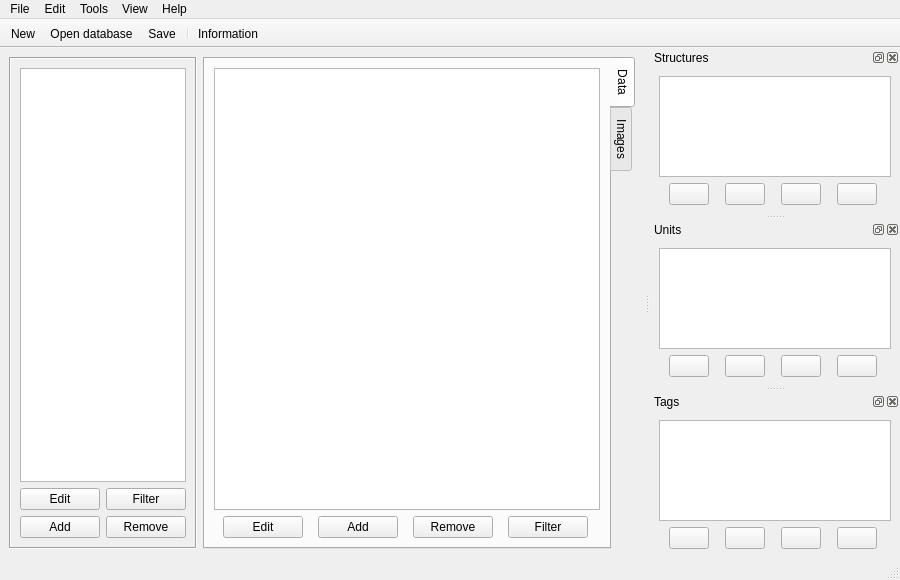
<?xml version="1.0" encoding="UTF-8"?>
<ui version="4.0">
 <class>MainWindow</class>
 <widget class="QMainWindow" name="MainWindow">
  <property name="geometry">
   <rect>
    <x>0</x>
    <y>0</y>
    <width>900</width>
    <height>580</height>
   </rect>
  </property>
  <property name="windowTitle">
   <string>PySDB Structural database</string>
  </property>
  <property name="windowIcon">
   <iconset resource="pysdb3.qrc">
    <normaloff>:/icons/pysdb3.png</normaloff>:/icons/pysdb3.png</iconset>
  </property>
  <property name="dockOptions">
   <set>QMainWindow::AllowTabbedDocks|QMainWindow::AnimatedDocks</set>
  </property>
  <widget class="QWidget" name="centralWidget">
   <layout class="QGridLayout" name="gridLayout_3">
    <item row="0" column="0">
     <widget class="QFrame" name="siteFrame">
      <property name="sizePolicy">
       <sizepolicy hsizetype="Expanding" vsizetype="Expanding">
        <horstretch>1</horstretch>
        <verstretch>0</verstretch>
       </sizepolicy>
      </property>
      <property name="frameShape">
       <enum>QFrame::Box</enum>
      </property>
      <property name="frameShadow">
       <enum>QFrame::Sunken</enum>
      </property>
      <layout class="QVBoxLayout" name="verticalLayout_7">
       <item>
        <widget class="QTableView" name="sitesView">
         <property name="sizePolicy">
          <sizepolicy hsizetype="Expanding" vsizetype="Expanding">
           <horstretch>0</horstretch>
           <verstretch>0</verstretch>
          </sizepolicy>
         </property>
         <property name="maximumSize">
          <size>
           <width>16777215</width>
           <height>16777215</height>
          </size>
         </property>
         <property name="selectionBehavior">
          <enum>QAbstractItemView::SelectRows</enum>
         </property>
         <attribute name="horizontalHeaderStretchLastSection">
          <bool>true</bool>
         </attribute>
         <attribute name="verticalHeaderVisible">
          <bool>false</bool>
         </attribute>
         <attribute name="verticalHeaderDefaultSectionSize">
          <number>22</number>
         </attribute>
        </widget>
       </item>
       <item>
        <layout class="QGridLayout" name="gridLayout">
         <item row="0" column="0">
          <widget class="QPushButton" name="pushSiteEdit">
           <property name="sizePolicy">
            <sizepolicy hsizetype="Fixed" vsizetype="Fixed">
             <horstretch>0</horstretch>
             <verstretch>0</verstretch>
            </sizepolicy>
           </property>
           <property name="text">
            <string>Edit</string>
           </property>
          </widget>
         </item>
         <item row="0" column="1">
          <widget class="QPushButton" name="pushSiteFilter">
           <property name="sizePolicy">
            <sizepolicy hsizetype="Fixed" vsizetype="Fixed">
             <horstretch>0</horstretch>
             <verstretch>0</verstretch>
            </sizepolicy>
           </property>
           <property name="text">
            <string>Filter</string>
           </property>
           <property name="icon">
            <iconset resource="pysdb3.qrc">
             <normaloff>:/icons/edit-find.svg</normaloff>:/icons/edit-find.svg</iconset>
           </property>
           <property name="checkable">
            <bool>true</bool>
           </property>
          </widget>
         </item>
         <item row="1" column="0">
          <widget class="QPushButton" name="pushSiteAdd">
           <property name="sizePolicy">
            <sizepolicy hsizetype="Fixed" vsizetype="Fixed">
             <horstretch>0</horstretch>
             <verstretch>0</verstretch>
            </sizepolicy>
           </property>
           <property name="text">
            <string>Add</string>
           </property>
          </widget>
         </item>
         <item row="1" column="1">
          <widget class="QPushButton" name="pushSiteRemove">
           <property name="sizePolicy">
            <sizepolicy hsizetype="Fixed" vsizetype="Fixed">
             <horstretch>0</horstretch>
             <verstretch>0</verstretch>
            </sizepolicy>
           </property>
           <property name="text">
            <string>Remove</string>
           </property>
          </widget>
         </item>
        </layout>
       </item>
      </layout>
     </widget>
    </item>
    <item row="0" column="1">
     <widget class="QTabWidget" name="tabWidget">
      <property name="sizePolicy">
       <sizepolicy hsizetype="Expanding" vsizetype="Expanding">
        <horstretch>5</horstretch>
        <verstretch>0</verstretch>
       </sizepolicy>
      </property>
      <property name="tabPosition">
       <enum>QTabWidget::East</enum>
      </property>
      <property name="tabShape">
       <enum>QTabWidget::Rounded</enum>
      </property>
      <property name="currentIndex">
       <number>0</number>
      </property>
      <property name="tabsClosable">
       <bool>false</bool>
      </property>
      <widget class="QWidget" name="tab_data">
       <attribute name="title">
        <string>Data</string>
       </attribute>
       <layout class="QVBoxLayout" name="verticalLayout_8">
        <item>
         <widget class="QTableView" name="dataView">
          <property name="sizePolicy">
           <sizepolicy hsizetype="Expanding" vsizetype="Expanding">
            <horstretch>0</horstretch>
            <verstretch>0</verstretch>
           </sizepolicy>
          </property>
          <property name="selectionBehavior">
           <enum>QAbstractItemView::SelectRows</enum>
          </property>
          <attribute name="horizontalHeaderStretchLastSection">
           <bool>true</bool>
          </attribute>
          <attribute name="verticalHeaderVisible">
           <bool>false</bool>
          </attribute>
          <attribute name="verticalHeaderDefaultSectionSize">
           <number>22</number>
          </attribute>
         </widget>
        </item>
        <item>
         <layout class="QHBoxLayout" name="horizontalLayout_5">
          <item>
           <widget class="QPushButton" name="pushDataEdit">
            <property name="sizePolicy">
             <sizepolicy hsizetype="Fixed" vsizetype="Fixed">
              <horstretch>0</horstretch>
              <verstretch>0</verstretch>
             </sizepolicy>
            </property>
            <property name="text">
             <string>Edit</string>
            </property>
           </widget>
          </item>
          <item>
           <widget class="QPushButton" name="pushDataAdd">
            <property name="sizePolicy">
             <sizepolicy hsizetype="Fixed" vsizetype="Fixed">
              <horstretch>0</horstretch>
              <verstretch>0</verstretch>
             </sizepolicy>
            </property>
            <property name="text">
             <string>Add</string>
            </property>
           </widget>
          </item>
          <item>
           <widget class="QPushButton" name="pushDataRemove">
            <property name="sizePolicy">
             <sizepolicy hsizetype="Fixed" vsizetype="Fixed">
              <horstretch>0</horstretch>
              <verstretch>0</verstretch>
             </sizepolicy>
            </property>
            <property name="text">
             <string>Remove</string>
            </property>
           </widget>
          </item>
          <item>
           <widget class="QPushButton" name="pushDataFilter">
            <property name="sizePolicy">
             <sizepolicy hsizetype="Fixed" vsizetype="Fixed">
              <horstretch>0</horstretch>
              <verstretch>0</verstretch>
             </sizepolicy>
            </property>
            <property name="text">
             <string>Filter</string>
            </property>
            <property name="icon">
             <iconset resource="pysdb3.qrc">
              <normaloff>:/icons/edit-find.svg</normaloff>:/icons/edit-find.svg</iconset>
            </property>
            <property name="checkable">
             <bool>true</bool>
            </property>
           </widget>
          </item>
         </layout>
        </item>
       </layout>
      </widget>
      <widget class="QWidget" name="tab_images">
       <attribute name="title">
        <string>Images</string>
       </attribute>
       <layout class="QVBoxLayout" name="verticalLayout_9">
        <item>
         <widget class="QTableView" name="tableView_3"/>
        </item>
        <item>
         <layout class="QHBoxLayout" name="horizontalLayout_6">
          <item>
           <widget class="QPushButton" name="pushButton_11">
            <property name="sizePolicy">
             <sizepolicy hsizetype="Fixed" vsizetype="Fixed">
              <horstretch>0</horstretch>
              <verstretch>0</verstretch>
             </sizepolicy>
            </property>
            <property name="text">
             <string>PushButton</string>
            </property>
           </widget>
          </item>
          <item>
           <widget class="QPushButton" name="pushButton_12">
            <property name="sizePolicy">
             <sizepolicy hsizetype="Fixed" vsizetype="Fixed">
              <horstretch>0</horstretch>
              <verstretch>0</verstretch>
             </sizepolicy>
            </property>
            <property name="text">
             <string>PushButton</string>
            </property>
           </widget>
          </item>
          <item>
           <widget class="QPushButton" name="pushButton_9">
            <property name="sizePolicy">
             <sizepolicy hsizetype="Fixed" vsizetype="Fixed">
              <horstretch>0</horstretch>
              <verstretch>0</verstretch>
             </sizepolicy>
            </property>
            <property name="text">
             <string>PushButton</string>
            </property>
           </widget>
          </item>
          <item>
           <widget class="QPushButton" name="pushButton_10">
            <property name="sizePolicy">
             <sizepolicy hsizetype="Fixed" vsizetype="Fixed">
              <horstretch>0</horstretch>
              <verstretch>0</verstretch>
             </sizepolicy>
            </property>
            <property name="text">
             <string>PushButton</string>
            </property>
           </widget>
          </item>
         </layout>
        </item>
       </layout>
      </widget>
     </widget>
    </item>
   </layout>
  </widget>
  <widget class="QMenuBar" name="menubar">
   <property name="geometry">
    <rect>
     <x>0</x>
     <y>0</y>
     <width>900</width>
     <height>19</height>
    </rect>
   </property>
   <widget class="QMenu" name="menuFile">
    <property name="title">
     <string>File</string>
    </property>
    <addaction name="actionNew"/>
    <addaction name="actionOpen"/>
    <addaction name="separator"/>
    <addaction name="actionSave"/>
    <addaction name="actionSave_as"/>
    <addaction name="actionSave_template"/>
    <addaction name="separator"/>
    <addaction name="actionExport"/>
    <addaction name="separator"/>
    <addaction name="actionInformation"/>
    <addaction name="separator"/>
    <addaction name="actionQuit"/>
   </widget>
   <widget class="QMenu" name="menuEdit">
    <property name="title">
     <string>Edit</string>
    </property>
   </widget>
   <widget class="QMenu" name="menuTools">
    <property name="title">
     <string>Tools</string>
    </property>
   </widget>
   <widget class="QMenu" name="menuHelp">
    <property name="title">
     <string>Help</string>
    </property>
    <addaction name="actionAbout"/>
   </widget>
   <widget class="QMenu" name="menuView">
    <property name="title">
     <string>View</string>
    </property>
   </widget>
   <addaction name="menuFile"/>
   <addaction name="menuEdit"/>
   <addaction name="menuTools"/>
   <addaction name="menuView"/>
   <addaction name="menuHelp"/>
  </widget>
  <widget class="QStatusBar" name="statusbar"/>
  <widget class="QDockWidget" name="dockStructures">
   <property name="sizePolicy">
    <sizepolicy hsizetype="Expanding" vsizetype="Preferred">
     <horstretch>0</horstretch>
     <verstretch>1</verstretch>
    </sizepolicy>
   </property>
   <property name="minimumSize">
    <size>
     <width>200</width>
     <height>158</height>
    </size>
   </property>
   <property name="maximumSize">
    <size>
     <width>250</width>
     <height>524287</height>
    </size>
   </property>
   <property name="features">
    <set>QDockWidget::AllDockWidgetFeatures</set>
   </property>
   <property name="allowedAreas">
    <set>Qt::LeftDockWidgetArea|Qt::RightDockWidgetArea</set>
   </property>
   <property name="windowTitle">
    <string>Structures</string>
   </property>
   <attribute name="dockWidgetArea">
    <number>2</number>
   </attribute>
   <widget class="QWidget" name="dockStructuresContents">
    <layout class="QVBoxLayout" name="verticalLayout_4" stretch="0">
     <property name="rightMargin">
      <number>9</number>
     </property>
     <item>
      <layout class="QVBoxLayout" name="verticalLayout">
       <item>
        <widget class="QTableView" name="structuresView">
         <property name="sizePolicy">
          <sizepolicy hsizetype="Expanding" vsizetype="Expanding">
           <horstretch>0</horstretch>
           <verstretch>0</verstretch>
          </sizepolicy>
         </property>
         <property name="selectionMode">
          <enum>QAbstractItemView::SingleSelection</enum>
         </property>
         <property name="selectionBehavior">
          <enum>QAbstractItemView::SelectRows</enum>
         </property>
         <attribute name="horizontalHeaderVisible">
          <bool>false</bool>
         </attribute>
         <attribute name="horizontalHeaderStretchLastSection">
          <bool>true</bool>
         </attribute>
         <attribute name="verticalHeaderVisible">
          <bool>false</bool>
         </attribute>
         <attribute name="verticalHeaderDefaultSectionSize">
          <number>18</number>
         </attribute>
        </widget>
       </item>
       <item>
        <layout class="QHBoxLayout" name="horizontalLayout">
         <item>
          <widget class="QPushButton" name="pushStructuresAdd">
           <property name="sizePolicy">
            <sizepolicy hsizetype="Fixed" vsizetype="Fixed">
             <horstretch>0</horstretch>
             <verstretch>0</verstretch>
            </sizepolicy>
           </property>
           <property name="text">
            <string/>
           </property>
           <property name="icon">
            <iconset resource="pysdb3.qrc">
             <normaloff>:/icons/list-add.svg</normaloff>:/icons/list-add.svg</iconset>
           </property>
          </widget>
         </item>
         <item>
          <widget class="QPushButton" name="pushStructuresRemove">
           <property name="sizePolicy">
            <sizepolicy hsizetype="Fixed" vsizetype="Fixed">
             <horstretch>0</horstretch>
             <verstretch>0</verstretch>
            </sizepolicy>
           </property>
           <property name="text">
            <string/>
           </property>
           <property name="icon">
            <iconset resource="pysdb3.qrc">
             <normaloff>:/icons/list-remove.svg</normaloff>:/icons/list-remove.svg</iconset>
           </property>
          </widget>
         </item>
         <item>
          <widget class="QPushButton" name="pushStructuresUp">
           <property name="sizePolicy">
            <sizepolicy hsizetype="Fixed" vsizetype="Fixed">
             <horstretch>0</horstretch>
             <verstretch>0</verstretch>
            </sizepolicy>
           </property>
           <property name="text">
            <string/>
           </property>
           <property name="icon">
            <iconset resource="pysdb3.qrc">
             <normaloff>:/icons/go-up.svg</normaloff>:/icons/go-up.svg</iconset>
           </property>
          </widget>
         </item>
         <item>
          <widget class="QPushButton" name="pushStructuresDown">
           <property name="sizePolicy">
            <sizepolicy hsizetype="Fixed" vsizetype="Fixed">
             <horstretch>0</horstretch>
             <verstretch>0</verstretch>
            </sizepolicy>
           </property>
           <property name="text">
            <string/>
           </property>
           <property name="icon">
            <iconset resource="pysdb3.qrc">
             <normaloff>:/icons/go-down.svg</normaloff>:/icons/go-down.svg</iconset>
           </property>
          </widget>
         </item>
        </layout>
       </item>
      </layout>
     </item>
    </layout>
   </widget>
  </widget>
  <widget class="QDockWidget" name="dockUnits">
   <property name="sizePolicy">
    <sizepolicy hsizetype="Expanding" vsizetype="Preferred">
     <horstretch>0</horstretch>
     <verstretch>1</verstretch>
    </sizepolicy>
   </property>
   <property name="minimumSize">
    <size>
     <width>200</width>
     <height>158</height>
    </size>
   </property>
   <property name="maximumSize">
    <size>
     <width>250</width>
     <height>524287</height>
    </size>
   </property>
   <property name="features">
    <set>QDockWidget::AllDockWidgetFeatures</set>
   </property>
   <property name="allowedAreas">
    <set>Qt::LeftDockWidgetArea|Qt::RightDockWidgetArea</set>
   </property>
   <property name="windowTitle">
    <string>Units</string>
   </property>
   <attribute name="dockWidgetArea">
    <number>2</number>
   </attribute>
   <widget class="QWidget" name="dockUnitsContents">
    <layout class="QVBoxLayout" name="verticalLayout_5">
     <property name="rightMargin">
      <number>9</number>
     </property>
     <item>
      <layout class="QVBoxLayout" name="verticalLayout_2">
       <item>
        <widget class="QTableView" name="unitsView">
         <property name="sizePolicy">
          <sizepolicy hsizetype="Expanding" vsizetype="Expanding">
           <horstretch>0</horstretch>
           <verstretch>0</verstretch>
          </sizepolicy>
         </property>
         <property name="selectionMode">
          <enum>QAbstractItemView::SingleSelection</enum>
         </property>
         <property name="selectionBehavior">
          <enum>QAbstractItemView::SelectRows</enum>
         </property>
         <attribute name="horizontalHeaderVisible">
          <bool>false</bool>
         </attribute>
         <attribute name="horizontalHeaderStretchLastSection">
          <bool>true</bool>
         </attribute>
         <attribute name="verticalHeaderVisible">
          <bool>false</bool>
         </attribute>
         <attribute name="verticalHeaderDefaultSectionSize">
          <number>18</number>
         </attribute>
        </widget>
       </item>
       <item>
        <layout class="QHBoxLayout" name="horizontalLayout_2">
         <item>
          <widget class="QPushButton" name="pushUnitsAdd">
           <property name="sizePolicy">
            <sizepolicy hsizetype="Fixed" vsizetype="Fixed">
             <horstretch>0</horstretch>
             <verstretch>0</verstretch>
            </sizepolicy>
           </property>
           <property name="text">
            <string/>
           </property>
           <property name="icon">
            <iconset resource="pysdb3.qrc">
             <normaloff>:/icons/list-add.svg</normaloff>:/icons/list-add.svg</iconset>
           </property>
          </widget>
         </item>
         <item>
          <widget class="QPushButton" name="pushUnitsRemove">
           <property name="sizePolicy">
            <sizepolicy hsizetype="Fixed" vsizetype="Fixed">
             <horstretch>0</horstretch>
             <verstretch>0</verstretch>
            </sizepolicy>
           </property>
           <property name="text">
            <string/>
           </property>
           <property name="icon">
            <iconset resource="pysdb3.qrc">
             <normaloff>:/icons/list-remove.svg</normaloff>:/icons/list-remove.svg</iconset>
           </property>
          </widget>
         </item>
         <item>
          <widget class="QPushButton" name="pushUnitsUp">
           <property name="sizePolicy">
            <sizepolicy hsizetype="Fixed" vsizetype="Fixed">
             <horstretch>0</horstretch>
             <verstretch>0</verstretch>
            </sizepolicy>
           </property>
           <property name="text">
            <string/>
           </property>
           <property name="icon">
            <iconset resource="pysdb3.qrc">
             <normaloff>:/icons/go-up.svg</normaloff>:/icons/go-up.svg</iconset>
           </property>
          </widget>
         </item>
         <item>
          <widget class="QPushButton" name="pushUnitsDown">
           <property name="sizePolicy">
            <sizepolicy hsizetype="Fixed" vsizetype="Fixed">
             <horstretch>0</horstretch>
             <verstretch>0</verstretch>
            </sizepolicy>
           </property>
           <property name="text">
            <string/>
           </property>
           <property name="icon">
            <iconset resource="pysdb3.qrc">
             <normaloff>:/icons/go-down.svg</normaloff>:/icons/go-down.svg</iconset>
           </property>
          </widget>
         </item>
        </layout>
       </item>
      </layout>
     </item>
    </layout>
   </widget>
  </widget>
  <widget class="QDockWidget" name="dockTags">
   <property name="sizePolicy">
    <sizepolicy hsizetype="Expanding" vsizetype="Preferred">
     <horstretch>0</horstretch>
     <verstretch>1</verstretch>
    </sizepolicy>
   </property>
   <property name="minimumSize">
    <size>
     <width>200</width>
     <height>158</height>
    </size>
   </property>
   <property name="maximumSize">
    <size>
     <width>250</width>
     <height>524287</height>
    </size>
   </property>
   <property name="features">
    <set>QDockWidget::AllDockWidgetFeatures</set>
   </property>
   <property name="allowedAreas">
    <set>Qt::LeftDockWidgetArea|Qt::RightDockWidgetArea</set>
   </property>
   <property name="windowTitle">
    <string>Tags</string>
   </property>
   <attribute name="dockWidgetArea">
    <number>2</number>
   </attribute>
   <widget class="QWidget" name="dockTagsContents">
    <layout class="QVBoxLayout" name="verticalLayout_6">
     <property name="rightMargin">
      <number>9</number>
     </property>
     <item>
      <layout class="QVBoxLayout" name="verticalLayout_3">
       <item>
        <widget class="QTableView" name="tagsView">
         <property name="sizePolicy">
          <sizepolicy hsizetype="Expanding" vsizetype="Expanding">
           <horstretch>0</horstretch>
           <verstretch>0</verstretch>
          </sizepolicy>
         </property>
         <property name="selectionMode">
          <enum>QAbstractItemView::SingleSelection</enum>
         </property>
         <property name="selectionBehavior">
          <enum>QAbstractItemView::SelectRows</enum>
         </property>
         <attribute name="horizontalHeaderVisible">
          <bool>false</bool>
         </attribute>
         <attribute name="horizontalHeaderStretchLastSection">
          <bool>true</bool>
         </attribute>
         <attribute name="verticalHeaderVisible">
          <bool>false</bool>
         </attribute>
         <attribute name="verticalHeaderDefaultSectionSize">
          <number>18</number>
         </attribute>
        </widget>
       </item>
       <item>
        <layout class="QHBoxLayout" name="horizontalLayout_3">
         <item>
          <widget class="QPushButton" name="pushTagsAdd">
           <property name="sizePolicy">
            <sizepolicy hsizetype="Fixed" vsizetype="Fixed">
             <horstretch>0</horstretch>
             <verstretch>0</verstretch>
            </sizepolicy>
           </property>
           <property name="text">
            <string/>
           </property>
           <property name="icon">
            <iconset resource="pysdb3.qrc">
             <normaloff>:/icons/list-add.svg</normaloff>:/icons/list-add.svg</iconset>
           </property>
          </widget>
         </item>
         <item>
          <widget class="QPushButton" name="pushTagsRemove">
           <property name="sizePolicy">
            <sizepolicy hsizetype="Fixed" vsizetype="Fixed">
             <horstretch>0</horstretch>
             <verstretch>0</verstretch>
            </sizepolicy>
           </property>
           <property name="text">
            <string/>
           </property>
           <property name="icon">
            <iconset resource="pysdb3.qrc">
             <normaloff>:/icons/list-remove.svg</normaloff>:/icons/list-remove.svg</iconset>
           </property>
          </widget>
         </item>
         <item>
          <widget class="QPushButton" name="pushTagsUp">
           <property name="sizePolicy">
            <sizepolicy hsizetype="Fixed" vsizetype="Fixed">
             <horstretch>0</horstretch>
             <verstretch>0</verstretch>
            </sizepolicy>
           </property>
           <property name="text">
            <string/>
           </property>
           <property name="icon">
            <iconset resource="pysdb3.qrc">
             <normaloff>:/icons/go-up.svg</normaloff>:/icons/go-up.svg</iconset>
           </property>
          </widget>
         </item>
         <item>
          <widget class="QPushButton" name="pushTagsDown">
           <property name="sizePolicy">
            <sizepolicy hsizetype="Fixed" vsizetype="Fixed">
             <horstretch>0</horstretch>
             <verstretch>0</verstretch>
            </sizepolicy>
           </property>
           <property name="text">
            <string/>
           </property>
           <property name="icon">
            <iconset resource="pysdb3.qrc">
             <normaloff>:/icons/go-down.svg</normaloff>:/icons/go-down.svg</iconset>
           </property>
          </widget>
         </item>
        </layout>
       </item>
      </layout>
     </item>
    </layout>
   </widget>
  </widget>
  <widget class="QToolBar" name="toolBar">
   <property name="enabled">
    <bool>true</bool>
   </property>
   <property name="windowTitle">
    <string>Toolbar</string>
   </property>
   <property name="movable">
    <bool>false</bool>
   </property>
   <attribute name="toolBarArea">
    <enum>TopToolBarArea</enum>
   </attribute>
   <attribute name="toolBarBreak">
    <bool>false</bool>
   </attribute>
   <addaction name="actionNew"/>
   <addaction name="actionOpen"/>
   <addaction name="actionSave"/>
   <addaction name="separator"/>
   <addaction name="actionInformation"/>
  </widget>
  <action name="actionNew">
   <property name="icon">
    <iconset resource="pysdb3.qrc">
     <normaloff>:/icons/document-new.svg</normaloff>:/icons/document-new.svg</iconset>
   </property>
   <property name="text">
    <string>New</string>
   </property>
   <property name="toolTip">
    <string>Create new PySDB database</string>
   </property>
   <property name="shortcut">
    <string>Ctrl+N</string>
   </property>
   <property name="iconVisibleInMenu">
    <bool>true</bool>
   </property>
  </action>
  <action name="actionOpen">
   <property name="icon">
    <iconset resource="pysdb3.qrc">
     <normaloff>:/icons/document-open.svg</normaloff>:/icons/document-open.svg</iconset>
   </property>
   <property name="text">
    <string>Open database</string>
   </property>
   <property name="toolTip">
    <string>Open existing PySDB database</string>
   </property>
   <property name="shortcut">
    <string>Ctrl+O</string>
   </property>
   <property name="iconVisibleInMenu">
    <bool>true</bool>
   </property>
  </action>
  <action name="actionSave">
   <property name="icon">
    <iconset resource="pysdb3.qrc">
     <normaloff>:/icons/document-save.svg</normaloff>:/icons/document-save.svg</iconset>
   </property>
   <property name="text">
    <string>Save</string>
   </property>
   <property name="toolTip">
    <string>Save PySDB database</string>
   </property>
   <property name="shortcut">
    <string>Ctrl+S</string>
   </property>
   <property name="iconVisibleInMenu">
    <bool>true</bool>
   </property>
  </action>
  <action name="actionSave_as">
   <property name="icon">
    <iconset resource="pysdb3.qrc">
     <normaloff>:/icons/document-save-as.svg</normaloff>:/icons/document-save-as.svg</iconset>
   </property>
   <property name="text">
    <string>Save as ...</string>
   </property>
   <property name="iconVisibleInMenu">
    <bool>true</bool>
   </property>
  </action>
  <action name="actionSave_template">
   <property name="icon">
    <iconset resource="pysdb3.qrc">
     <normaloff>:/icons/text-x-generic-template.svg</normaloff>:/icons/text-x-generic-template.svg</iconset>
   </property>
   <property name="text">
    <string>Save template</string>
   </property>
   <property name="toolTip">
    <string>Save PySDB database template without data</string>
   </property>
   <property name="iconVisibleInMenu">
    <bool>true</bool>
   </property>
  </action>
  <action name="actionExport">
   <property name="text">
    <string>Export</string>
   </property>
  </action>
  <action name="actionInformation">
   <property name="icon">
    <iconset resource="pysdb3.qrc">
     <normaloff>:/icons/dialog-information.svg</normaloff>:/icons/dialog-information.svg</iconset>
   </property>
   <property name="text">
    <string>Information</string>
   </property>
   <property name="toolTip">
    <string>Information about PySDB database</string>
   </property>
   <property name="shortcut">
    <string>Ctrl+I</string>
   </property>
   <property name="iconVisibleInMenu">
    <bool>true</bool>
   </property>
  </action>
  <action name="actionQuit">
   <property name="icon">
    <iconset resource="pysdb3.qrc">
     <normaloff>:/icons/system-log-out.svg</normaloff>:/icons/system-log-out.svg</iconset>
   </property>
   <property name="text">
    <string>Quit</string>
   </property>
   <property name="toolTip">
    <string>Quit PySDB</string>
   </property>
   <property name="shortcut">
    <string>Ctrl+Q</string>
   </property>
   <property name="iconVisibleInMenu">
    <bool>true</bool>
   </property>
  </action>
  <action name="actionAbout">
   <property name="text">
    <string>About</string>
   </property>
  </action>
 </widget>
 <resources>
  <include location="pysdb3.qrc"/>
 </resources>
 <connections/>
</ui>
